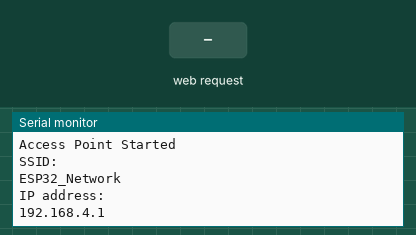
Simulated run of this program. Board: ESP32. On the bench: the last lines printed to the serial monitor. The test bench sets the inputs (shaded band).

Above: at 1.2 s.
1.3 s: HTTP request GET /forward received
At 2.5 s:
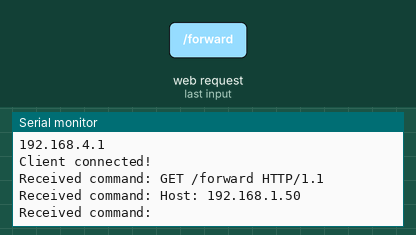
2.8 s: HTTP request GET /back received
At 4.0 s:
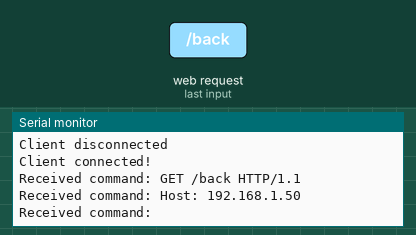
4.3 s: HTTP request GET /left received
At 5.2 s:
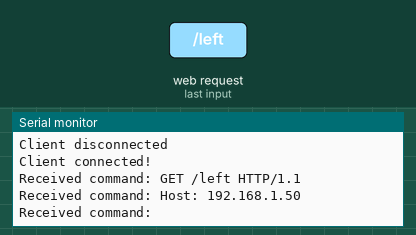
5.8 s: HTTP request GET /right received
At 6.3 s:
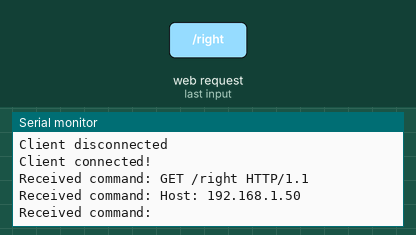
7.3 s: HTTP request GET /stop received
At 8.5 s:
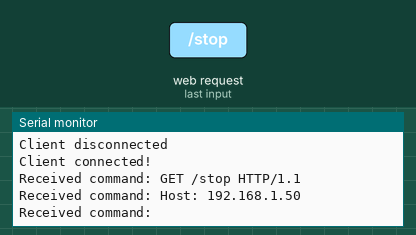

Measured:
- after the input at 1.3 s, the serial monitor: prints a new line at once (image 1)
- after the input at 2.8 s, the serial monitor: prints a new line at once (image 2)
- after the input at 4.3 s, the serial monitor: prints a new line at once (image 3)
- after the input at 5.8 s, the serial monitor: prints a new line at once (image 4)
- after the input at 7.3 s, the serial monitor: prints a new line at once (image 5)

The program:

main.cpp
```cpp
#include <Arduino.h>
#include <WiFi.h>

const char* ssid     = "ESP32_Network";
const char* password = "12345678";

WiFiServer server(5000);

void setup() {
    Serial.begin(115200);
    //starting esp32 access point
    WiFi.softAP(ssid, password);
    Serial.println("Access Point Started");
    Serial.println("SSID: "), Serial.println(ssid);
    Serial.println("IP address: "), Serial.println(WiFi.softAPIP());

    server.begin();
}

void loop() {
    WiFiClient client = server.available();
    if (client) {
        Serial.println("Client connected!");

        while (client.connected()) {          // Keep connection alive
            if (client.available()) {         // Check for new data
                String cmd = client.readStringUntil('\n');
                cmd.trim();
                Serial.print("Received command: ");
                Serial.println(cmd);

                // Respond to client
                client.println("ESP32 received: " + cmd);

                // Handle robot commands
                if (cmd == "forward") Serial.println("Move robot forward");
                else if (cmd == "back") Serial.println("Move robot backward");
                else if (cmd == "left") Serial.println("Turn left");
                else if (cmd == "right") Serial.println("Turn right");
                else if (cmd == "stop") Serial.println("Stop motors");
            }

            delay(1);  // Small delay to avoid blocking CPU
        }

        client.stop();                     // Only stop after client disconnects
        Serial.println("Client disconnected");
    }
}
```
